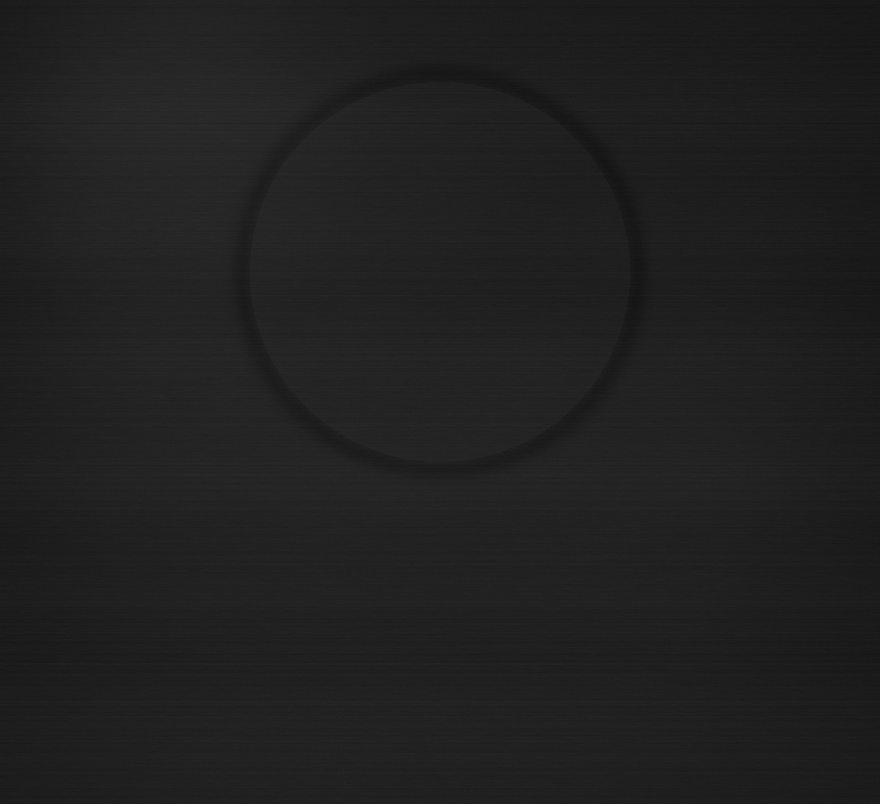
#> input picture instruments/messier/resource/gui/messier_chassis@1x.png, 880 x 804 px
$ python check_gui_bitmaps.py ../resource/gui
#> lines starting #> are read from the running program, lines starting #| are printed output that depends on the picture
"""Acceptance check of the Messier beta 2 bitmaps (docs/GRAPHICS_BRIEF_BETA2.md).

    python -I tools/check_gui_bitmaps.py <folder>

<folder> holds the delivered PNGs (messier_<name>@1x.png and @2x.png). Prints one line per
check and a summary; exit code 0 if nothing failed. Optional images (screw, pad, pad_lit)
may be missing. Needs Pillow and NumPy. Reads only; changes nothing.
"""

import hashlib
import sys
from pathlib import Path

import numpy as np
from PIL import Image

# name: (width, height at 1x, alpha?, optional?)
IMAGES = {
    "chassis": (880, 804, False, False),
    "ring": (432, 432, True, False),
    "glass": (360, 360, True, False),
    "dome": (360, 360, True, False),
    "knob_l": (72, 72, True, False),
    "knob_s": (48, 48, True, False),
    "thumb": (24, 24, True, False),
    "button": (48, 28, True, False),
    "button_down": (48, 28, True, False),
    "screw": (14, 14, True, True),
    "pad": (40, 40, True, True),
    "pad_lit": (40, 40, True, True),
    # The dust masks (the experiment of 2026-11-20): black, the shape in alpha.
    "dust_wisps_dark": (360, 360, True, True),
    "dust_veil_dark": (360, 360, True, True),
    "dust_bands_dark": (360, 360, True, True),
    "dust_clouds": (360, 360, True, True),  # the second layer: white, alpha only
}
for variant in ("spiral", "barred", "ring", "cloud"):
    # Second delivery (the user's wish of 2026-11-20): each nebula in colour, standing.
    IMAGES[f"nebula_{variant}"] = (360, 360, True, True)
    for layer in ("arms", "haze"):
        IMAGES[f"nebula_{variant}_{layer}"] = (360, 360, True, False)
for variant in ("violet_spiral", "blue_barred", "crimson_ring", "amber_starburst", "andromeda"):
    # Round 3 (2026-11-21): the painted galaxies, one GUI preset each, in colour only.
    # Round 9: the five in full colour (their painted stars and knots are intended).
    IMAGES[f"nebula_{variant}"] = (360, 360, True, False)

NEUTRAL = ("chassis", "ring", "glass", "knob_l", "knob_s", "thumb", "button", "button_down")
TEXT_COLOURS = ((0xF2, 0xF1, 0xEF), (0xB4, 0xBE, 0xD0))

failures = 0
warnings = 0


def report(ok, what, detail="", warn_only=False):
    global failures, warnings
    if ok:
        print(f"  ok    {what}")
    elif warn_only:
        warnings += 1
        print(f"  WARN  {what}: {detail}")
    else:
        failures += 1
        print(f"  FAIL  {what}: {detail}")


def radius_grid(width, height, scale):
    """Distance of each pixel centre from the canvas centre, in 1x units."""
    y, x = np.mgrid[0:height, 0:width]
    return np.hypot(x + 0.5 - width / 2, y + 0.5 - height / 2) / scale


def max_alpha(alpha, mask):
    return float(alpha[mask].max()) / 255 if mask.any() else 0.0


def luminance(rgb):
    def channel(c):
        c = c / 255
        return np.where(c <= 0.03928, c / 12.92, ((c + 0.055) / 1.055) ** 2.4)

    r, g, b = (channel(rgb[..., k].astype(float)) for k in range(3))
    return 0.2126 * r + 0.7152 * g + 0.0722 * b


def check(folder):
    total_bytes = 0
    for name, (w, h, has_alpha, optional) in IMAGES.items():
        files = {s: folder / f"messier_{name}@{s}x.png" for s in (1, 2)}
        if not files[1].exists() and not files[2].exists():
            report(optional, f"{name}", "missing", warn_only=optional)
            continue
        print(name)
        loaded = {}
        for scale, file in files.items():
            if not file.exists():
                report(False, f"@{scale}x present", "missing")
                continue
            total_bytes += file.stat().st_size
            image = Image.open(file)
#> image is the input picture: PIL image 880x804 RGB; min 18, max 44, mean 32.2
            report(image.size == (w * scale, h * scale), f"@{scale}x size", f"{image.size}, want {(w * scale, h * scale)}")
            report(image.mode == ("RGBA" if has_alpha else "RGB") or (not has_alpha and image.mode == "RGBA"),
                   f"@{scale}x mode", image.mode)
            loaded[scale] = image.convert("RGBA")
        if 1 in loaded and 2 in loaded and loaded[2].size == (w * 2, h * 2):
            # Not an upscaled @1x: the @2x halved must not equal the @2x's own detail.
            small = np.asarray(loaded[2].resize((w, h), Image.LANCZOS).resize((w * 2, h * 2), Image.BICUBIC), float)
            big = np.asarray(loaded[2], float)
            detail = np.abs(big - small)[..., :3].mean()
            report(detail > 0.6, "@2x has its own detail", f"mean difference to a re-upscale {detail:.2f}", warn_only=True)
        for scale, image in loaded.items():
            if image.size != (w * scale, h * scale):
                continue
            pixels = np.asarray(image)
            alpha = pixels[..., 3]
            r = radius_grid(*image.size, scale)
            tag = f"@{scale}x"
            if name == "ring":
                report(max_alpha(alpha, r < 179.5 - 1 / scale) == 0, f"{tag} transparent inside r 179.5",
                       f"max alpha {max_alpha(alpha, r < 179.5 - 1 / scale):.2f}")
                report(max_alpha(alpha, r > 214 + 1 / scale) == 0, f"{tag} transparent beyond r 214",
                       f"max alpha {max_alpha(alpha, r > 214 + 1 / scale):.2f}")
                shadow = (r > 197.5) & (r < 214)
                report(max_alpha(alpha, shadow) <= 0.36, f"{tag} shadow at most 35 %", f"{max_alpha(alpha, shadow):.2f}")
            if name in ("glass", "dome") or name.startswith("nebula_") or name.startswith("dust_"):
                limit = 180 if name in ("glass", "dome") else 176
                outside = r > limit + 1 / scale
                report(max_alpha(alpha, outside) == 0, f"{tag} transparent beyond r {limit}",
                       f"max alpha {max_alpha(alpha, outside):.2f}")
            if name == "glass":
                inside = r < 179 - 1 / scale
                report(alpha[inside].min() == 255, f"{tag} opaque inside r 179", f"min alpha {alpha[inside].min()}")
            if name == "dome":
                middle = r < 110
                report(max_alpha(alpha, middle) <= 0.045, f"{tag} at most 4 % within r 110", f"{max_alpha(alpha, middle):.3f}")
                # Round 3: the user's own highlight (neu_glass_highlight) reaches 35 %.
                report(max_alpha(alpha, r >= 110) <= 0.36, f"{tag} at most 35 % anywhere", f"{max_alpha(alpha, r >= 110):.3f}")
            if name.startswith("dust_"):
                visible = alpha > 0
                rgb = pixels[..., :3][visible]
                one_colour = rgb.size == 0 or rgb.max() <= 5 or rgb.min() >= 250
                report(one_colour, f"{tag} black or white where visible", f"RGB {rgb.min() if rgb.size else '-'}..{rgb.max() if rgb.size else '-'}")
                report(max_alpha(alpha, alpha >= 0) <= 0.31, f"{tag} alpha at most 30 %", f"{max_alpha(alpha, alpha >= 0):.2f}")
            if name.startswith("nebula_") and (name.endswith("_arms") or name.endswith("_haze")):
                visible = alpha > 0
                rgb = pixels[..., :3][visible]
                report(rgb.size == 0 or rgb.min() >= 250, f"{tag} white where visible", f"min RGB {rgb.min() if rgb.size else '-'}")
                ceiling = 0.46 if name.endswith("_haze") else 0.86
                report(max_alpha(alpha, alpha >= 0) <= ceiling, f"{tag} alpha at most {ceiling - 0.01:.0%}",
                       f"{max_alpha(alpha, alpha >= 0):.2f}")
                # No small bright points: a pixel much brighter than its 6 px neighbourhood.
                a = alpha.astype(float)
                size = max(3, int(round(6 * scale)))
                pad = np.pad(a, size, mode="edge")
                windows = np.lib.stride_tricks.sliding_window_view(pad, (2 * size + 1, 2 * size + 1))
                ring_mean = windows.mean(axis=(-1, -2))[: a.shape[0], : a.shape[1]]
                points = int(np.count_nonzero((a - ring_mean > 70) & (a > 120)))
                report(points == 0, f"{tag} no small bright points", f"{points} pixels stand out", warn_only=True)
            if name in ("knob_l", "knob_s"):
                cap = 24 if name == "knob_l" else 15
                outside = r > cap + 3 + 1 / scale
                report(max_alpha(alpha, outside) == 0, f"{tag} transparent beyond cap + 3 px",
                       f"max alpha {max_alpha(alpha, outside):.2f}")
                turned = np.rot90(pixels)
                diff = np.abs(turned.astype(float) - pixels.astype(float))[..., 3].mean()
                report(diff < 6, f"{tag} rotationally symmetric (alpha)", f"mean alpha difference {diff:.1f}")
            if name in NEUTRAL:
                rgb = pixels[..., :3].astype(float) / 255
                visible = alpha > 64
                spread = (rgb.max(axis=-1) - rgb.min(axis=-1))[visible]
                report(spread.size == 0 or spread.mean() < 0.08, f"{tag} colour-neutral",
                       f"mean saturation {spread.mean() if spread.size else 0:.3f}")
            if name == "chassis" and scale == 1:
                # The texts drawn on it stay readable: 4.5 : 1 against its lightest part.
                lightest = luminance(pixels[..., :3]).max()
                for colour in TEXT_COLOURS:
                    text = luminance(np.array(colour, float).reshape(1, 1, 3))[0, 0]
                    ratio = (max(text, lightest) + 0.05) / (min(text, lightest) + 0.05)
                    report(ratio >= 4.5, f"contrast of #{colour[0]:02X}{colour[1]:02X}{colour[2]:02X}", f"{ratio:.2f} : 1")
#> this loop made 1 pass
#> (scale, tag, lightest) on pass 1: (1, '@1x', 0.0252)
#|   ok    @1x colour-neutral
#|   ok    contrast of #F2F1EF
#|   ok    contrast of #B4BED0
#> pass 1, in check, `r = radius_grid(*image.size, scale)`:
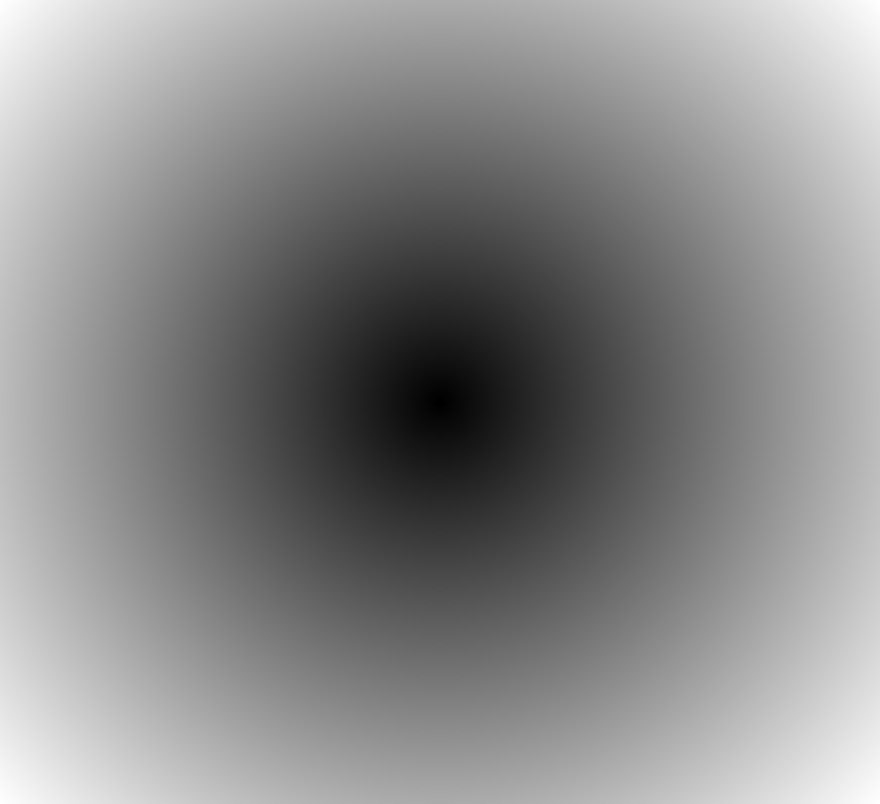
#> r: shape (804, 880) float64; min 0.707, max 595.3, mean 322.3; drawn with min black and max white
#> pass 1, in check, `rgb = pixels[..., :3].astype(float) / 255`:
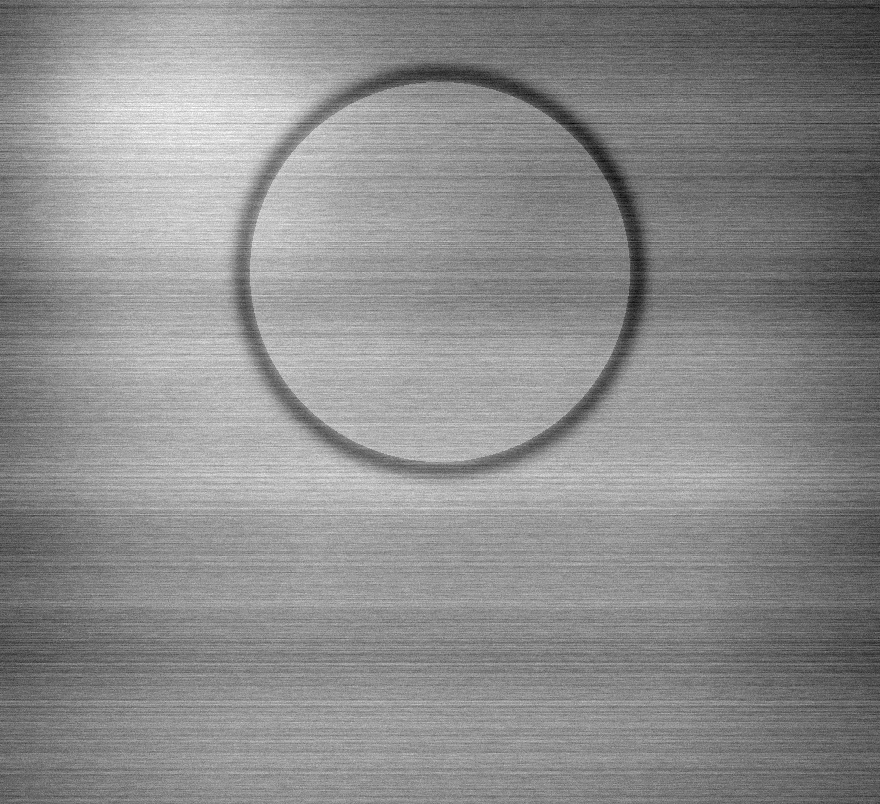
#> rgb: shape (804, 880, 3) float64; min 0.0706, max 0.173, mean 0.126; drawn with min black and max white
    report(total_bytes < 12 * 2**20, "all files under 12 MB", f"{total_bytes / 2**20:.1f} MB")
    sums = folder / "SHA256SUMS.txt"
    if sums.exists():
        bad = []
        for line in sums.read_text(encoding="utf-8").splitlines():
            parts = line.split()
            if len(parts) >= 2:
                file = folder / parts[-1].lstrip("*")
                if not file.exists() or hashlib.sha256(file.read_bytes()).hexdigest() != parts[0].lower():
                    bad.append(parts[-1])
        report(not bad, "SHA256SUMS.txt matches", ", ".join(bad))
    else:
        report(False, "SHA256SUMS.txt", "missing", warn_only=True)


def main():
    if len(sys.argv) != 2:
        print(__doc__)
        return 2
    folder = Path(sys.argv[1])
    if not folder.is_dir():
        print(f"not a folder: {folder}")
        return 2
    check(folder)
    print(f"\n{failures} failed, {warnings} warnings")
    return 0 if failures == 0 else 1


if __name__ == "__main__":
#> (the run stopped early here; a loop or call above may not have finished)
